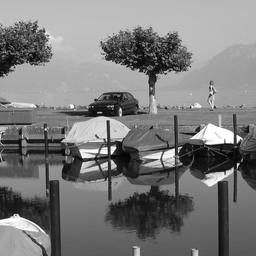
#> input picture lake.png, 256 x 256 px, found by its file name
$ python 'Image shift.py'   (older library calls are emulated)
#> lines starting #> are read from the running program, lines starting #| are printed output that depends on the picture
import numpy as np
from scipy.misc import imread
import matplotlib.pyplot as plt

def imshift(x, k, l):
    height, width = x.shape
    res = np.zeros((height, width))
    for h in range(height):
        for w in range(width):
            res[h,w] = x[(h+k) % height, (w+l) % width]  # consider periodical boundary conditions
    return res


#Sample call and Plotting code
#“lake.png” and "windmill.png"

img1 = imread('lake.png')
#> img1 is the input picture: shape (256, 256); min 0, max 255, mean 123.1
img2 = imread('windmill.png')
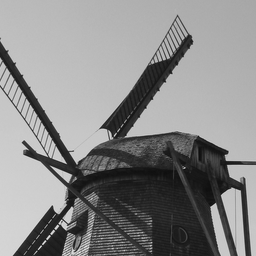
#> input picture windmill.png, 256 x 256 px, found by its file name
#> img2 is the input picture: shape (256, 256); min 11, max 244, mean 137

img1 = imshift(img1, 100, -50)
#> after the loop in imshift, `for h in range(height):`:
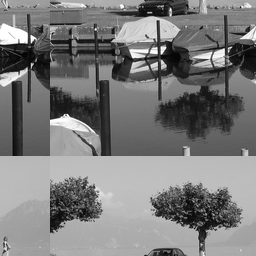
#> res: shape (256, 256) float64; min 0, max 255, mean 123.1
img2 = imshift(img2, 100, -50)
#> call 2 of imshift, with k = 100, l = -50
#> after the loop in imshift (call 2), `for h in range(height):`:
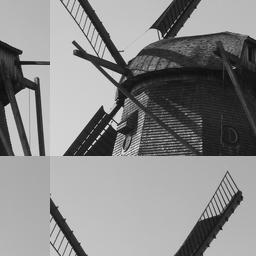
#> res: shape (256, 256) float64; min 11, max 244, mean 137

plt.subplot(1, 2, 1)
plt.imshow(img1,cmap = plt.get_cmap('gray'))
plt.subplot(1, 2, 2)
plt.imshow(img2,cmap = plt.get_cmap('gray'))
plt.show()
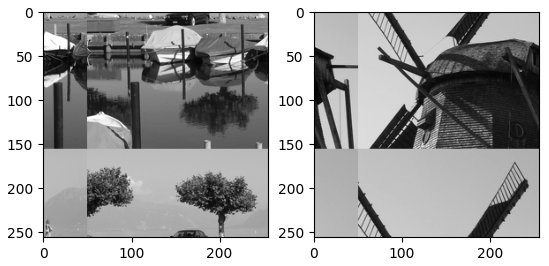
#> figure drawn by matplotlib, 2 panels
